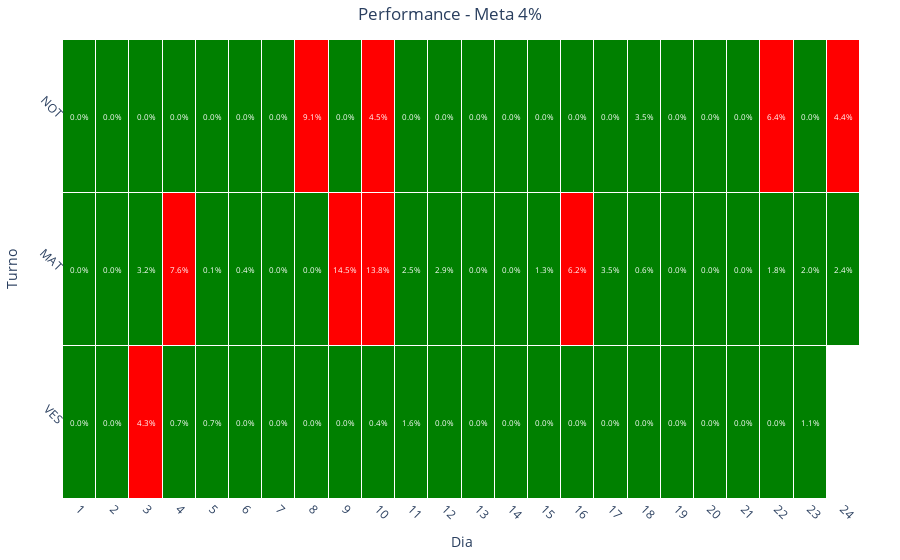

The cell this chart's notebook holds for it:
### Code cell
# cSpell: disable=invalid-name
def graph_heatmap_reparos(dataframe: pd.DataFrame, meta: int):
    # Converter 'data_registro' para datetime e criar uma nova coluna 'data_turno'

    dataframe["data_registro"] = pd.to_datetime(dataframe["data_registro"])

    dataframe["data_turno"] = dataframe["data_registro"].dt.strftime(
        "%Y-%m-%d"
    )

    # Agrupar por 'data_turno' e 'turno' e calcular a média da eficiência

    df_grouped = (
        dataframe.groupby(["data_turno", "turno"])["reparo"]
        .mean()
        .reset_index()
    )

    # Remodelar os dados para o formato de heatmap

    df_pivot = df_grouped.pivot(
        index="turno", columns="data_turno", values="reparo"
    )

    # Reordenar o índice do DataFrame
    df_pivot = df_pivot.reindex(["VES", "MAT", "NOT"])

    # Criar escala de cores personalizada
    colors = [[0, "green"], [0.04, "green"], [0.04, "red"], [1, "red"]]

    # Extrair apenas o dia da data
    df_pivot.columns = pd.to_datetime(df_pivot.columns).day

    # Criar o gráfico de calor
    fig = go.Figure(
        data=go.Heatmap(
            z=df_pivot.values,
            x=df_pivot.columns,
            y=df_pivot.index,
            colorscale=colors,
            zmin=0,
            zmax=1,  # Escala de valores de 0 a 1
            hoverongaps=False,
            hovertemplate="Turno: %{y}<br>Dia: %{x}<br>Valor: %{z:.1%}",
            showscale=False,  # Não mostrar a escala de cores
            xgap=1,  # Espaçamento entre os dias
            ygap=1,  # Espaçamento entre os turnos
        )
    )

    # Adicionar anotações com a média da eficiência
    # pylint: disable=consider-using-enumerate
    for i in range(len(df_pivot.index)):
        for j in range(len(df_pivot.columns)):
            fig.add_annotation(
                x=df_pivot.columns[j],
                y=df_pivot.index[i],
                text=f"{df_pivot.values[i, j]:.1%}",
                showarrow=False,
                font=dict(color="white", size=8),
            )

    # Definir o título do gráfico
    fig.update_layout(
        title=f"Performance - Meta {meta}%",
        xaxis_title="Dia",
        yaxis_title="Turno",
        title_x=0.5,  # Centralizar o título
        xaxis_nticks=31,  # Definir o número de dias
        xaxis=dict(
            tickmode="linear",
            tickvals=list(range(1, 32)),  # Definir os dias
            ticktext=list(range(1, 32)),  # Definir os dias
            tickangle=45,  # Rotacionar os dias
        ),
        yaxis=dict(
            tickmode="linear",
            tickangle=45,
        ),
        plot_bgcolor="white",
        margin=dict(t=40, b=40, l=40, r=40),
    )

    fig.show()


reparos_map = graph_heatmap_reparos(df_reparos, 4)

### Figure 1 — Plotly figure (JSON) as saved in the notebook; plotly's stock layout.template omitted (floating-point values rounded to 4 significant figures)
{"data": [{"colorscale": [[0, "green"], [0.04, "green"], [0.04, "red"], [1, "red"]], "hoverongaps": false, "hovertemplate": "Turno: %{y}<br>Dia: %{x}<br>Valor: %{z:.1%}", "showscale": false, "type": "heatmap", "x": [1, 2, 3, 4, 5, 6, 7, 8, 9, 10, 11, 12, 13, 14, 15, 16, 17, 18, 19, 20, 21, 22, 23, 24], "xgap": 1, "y": ["VES", "MAT", "NOT"], "ygap": 1, "z": [[0, 0, 0.04286, 0.006548, 0.00744, 0, 0, 0, 0, 0.003869, 0.01637, 0, 0, 0, 0, 0, 0, 0, 0, 0, 0, 0, 0.0109, null], [0, 0, 0.03244, 0.07636, 0.001488, 0.003571, 0, 0, 0.1452, 0.1384, 0.025, 0.02857, 0, 0, 0.01339, 0.06161, 0.03452, 0.00625, 0, 0, 0, 0.01827, 0.02019, 0.02431], [0, 0, 0, 0, 0, 0, 0, 0.09077, 0, 0.04478, 0, 0, 0, 0, 0, 0, 0, 0.03542, 0, 0, 0, 0.0641, 0, 0.04359]], "zmax": 1, "zmin": 0}], "layout": {"annotations": [{"font": {"color": "white", "size": 8}, "showarrow": false, "text": "0.0%", "x": 1, "y": "VES"}, {"font": {"color": "white", "size": 8}, "showarrow": false, "text": "0.0%", "x": 2, "y": "VES"}, {"font": {"color": "white", "size": 8}, "showarrow": false, "text": "4.3%", "x": 3, "y": "VES"}, {"font": {"color": "white", "size": 8}, "showarrow": false, "text": "0.7%", "x": 4, "y": "VES"}, {"font": {"color": "white", "size": 8}, "showarrow": false, "text": "0.7%", "x": 5, "y": "VES"}, {"font": {"color": "white", "size": 8}, "showarrow": false, "text": "0.0%", "x": 6, "y": "VES"}, {"font": {"color": "white", "size": 8}, "showarrow": false, "text": "0.0%", "x": 7, "y": "VES"}, {"font": {"color": "white", "size": 8}, "showarrow": false, "text": "0.0%", "x": 8, "y": "VES"}, {"font": {"color": "white", "size": 8}, "showarrow": false, "text": "0.0%", "x": 9, "y": "VES"}, {"font": {"color": "white", "size": 8}, "showarrow": false, "text": "0.4%", "x": 10, "y": "VES"}, {"font": {"color": "white", "size": 8}, "showarrow": false, "text": "1.6%", "x": 11, "y": "VES"}, {"font": {"color": "white", "size": 8}, "showarrow": false, "text": "0.0%", "x": 12, "y": "VES"}, {"font": {"color": "white", "size": 8}, "showarrow": false, "text": "0.0%", "x": 13, "y": "VES"}, {"font": {"color": "white", "size": 8}, "showarrow": false, "text": "0.0%", "x": 14, "y": "VES"}, {"font": {"color": "white", "size": 8}, "showarrow": false, "text": "0.0%", "x": 15, "y": "VES"}, {"font": {"color": "white", "size": 8}, "showarrow": false, "text": "0.0%", "x": 16, "y": "VES"}, {"font": {"color": "white", "size": 8}, "showarrow": false, "text": "0.0%", "x": 17, "y": "VES"}, {"font": {"color": "white", "size": 8}, "showarrow": false, "text": "0.0%", "x": 18, "y": "VES"}, {"font": {"color": "white", "size": 8}, "showarrow": false, "text": "0.0%", "x": 19, "y": "VES"}, {"font": {"color": "white", "size": 8}, "showarrow": false, "text": "0.0%", "x": 20, "y": "VES"}, {"font": {"color": "white", "size": 8}, "showarrow": false, "text": "0.0%", "x": 21, "y": "VES"}, {"font": {"color": "white", "size": 8}, "showarrow": false, "text": "0.0%", "x": 22, "y": "VES"}, {"font": {"color": "white", "size": 8}, "showarrow": false, "text": "1.1%", "x": 23, "y": "VES"}, {"font": {"color": "white", "size": 8}, "showarrow": false, "text": "nan%", "x": 24, "y": "VES"}, {"font": {"color": "white", "size": 8}, "showarrow": false, "text": "0.0%", "x": 1, "y": "MAT"}, {"font": {"color": "white", "size": 8}, "showarrow": false, "text": "0.0%", "x": 2, "y": "MAT"}, {"font": {"color": "white", "size": 8}, "showarrow": false, "text": "3.2%", "x": 3, "y": "MAT"}, {"font": {"color": "white", "size": 8}, "showarrow": false, "text": "7.6%", "x": 4, "y": "MAT"}, {"font": {"color": "white", "size": 8}, "showarrow": false, "text": "0.1%", "x": 5, "y": "MAT"}, {"font": {"color": "white", "size": 8}, "showarrow": false, "text": "0.4%", "x": 6, "y": "MAT"}, {"font": {"color": "white", "size": 8}, "showarrow": false, "text": "0.0%", "x": 7, "y": "MAT"}, {"font": {"color": "white", "size": 8}, "showarrow": false, "text": "0.0%", "x": 8, "y": "MAT"}, {"font": {"color": "white", "size": 8}, "showarrow": false, "text": "14.5%", "x": 9, "y": "MAT"}, {"font": {"color": "white", "size": 8}, "showarrow": false, "text": "13.8%", "x": 10, "y": "MAT"}, {"font": {"color": "white", "size": 8}, "showarrow": false, "text": "2.5%", "x": 11, "y": "MAT"}, {"font": {"color": "white", "size": 8}, "showarrow": false, "text": "2.9%", "x": 12, "y": "MAT"}, {"font": {"color": "white", "size": 8}, "showarrow": false, "text": "0.0%", "x": 13, "y": "MAT"}, {"font": {"color": "white", "size": 8}, "showarrow": false, "text": "0.0%", "x": 14, "y": "MAT"}, {"font": {"color": "white", "size": 8}, "showarrow": false, "text": "1.3%", "x": 15, "y": "MAT"}, {"font": {"color": "white", "size": 8}, "showarrow": false, "text": "6.2%", "x": 16, "y": "MAT"}, {"font": {"color": "white", "size": 8}, "showarrow": false, "text": "3.5%", "x": 17, "y": "MAT"}, {"font": {"color": "white", "size": 8}, "showarrow": false, "text": "0.6%", "x": 18, "y": "MAT"}, {"font": {"color": "white", "size": 8}, "showarrow": false, "text": "0.0%", "x": 19, "y": "MAT"}, {"font": {"color": "white", "size": 8}, "showarrow": false, "text": "0.0%", "x": 20, "y": "MAT"}, {"font": {"color": "white", "size": 8}, "showarrow": false, "text": "0.0%", "x": 21, "y": "MAT"}, {"font": {"color": "white", "size": 8}, "showarrow": false, "text": "1.8%", "x": 22, "y": "MAT"}, {"font": {"color": "white", "size": 8}, "showarrow": false, "text": "2.0%", "x": 23, "y": "MAT"}, {"font": {"color": "white", "size": 8}, "showarrow": false, "text": "2.4%", "x": 24, "y": "MAT"}, {"font": {"color": "white", "size": 8}, "showarrow": false, "text": "0.0%", "x": 1, "y": "NOT"}, {"font": {"color": "white", "size": 8}, "showarrow": false, "text": "0.0%", "x": 2, "y": "NOT"}, {"font": {"color": "white", "size": 8}, "showarrow": false, "text": "0.0%", "x": 3, "y": "NOT"}, {"font": {"color": "white", "size": 8}, "showarrow": false, "text": "0.0%", "x": 4, "y": "NOT"}, {"font": {"color": "white", "size": 8}, "showarrow": false, "text": "0.0%", "x": 5, "y": "NOT"}, {"font": {"color": "white", "size": 8}, "showarrow": false, "text": "0.0%", "x": 6, "y": "NOT"}, {"font": {"color": "white", "size": 8}, "showarrow": false, "text": "0.0%", "x": 7, "y": "NOT"}, {"font": {"color": "white", "size": 8}, "showarrow": false, "text": "9.1%", "x": 8, "y": "NOT"}, {"font": {"color": "white", "size": 8}, "showarrow": false, "text": "0.0%", "x": 9, "y": "NOT"}, {"font": {"color": "white", "size": 8}, "showarrow": false, "text": "4.5%", "x": 10, "y": "NOT"}, {"font": {"color": "white", "size": 8}, "showarrow": false, "text": "0.0%", "x": 11, "y": "NOT"}, {"font": {"color": "white", "size": 8}, "showarrow": false, "text": "0.0%", "x": 12, "y": "NOT"}, {"font": {"color": "white", "size": 8}, "showarrow": false, "text": "0.0%", "x": 13, "y": "NOT"}, {"font": {"color": "white", "size": 8}, "showarrow": false, "text": "0.0%", "x": 14, "y": "NOT"}, {"font": {"color": "white", "size": 8}, "showarrow": false, "text": "0.0%", "x": 15, "y": "NOT"}, {"font": {"color": "white", "size": 8}, "showarrow": false, "text": "0.0%", "x": 16, "y": "NOT"}, {"font": {"color": "white", "size": 8}, "showarrow": false, "text": "0.0%", "x": 17, "y": "NOT"}, {"font": {"color": "white", "size": 8}, "showarrow": false, "text": "3.5%", "x": 18, "y": "NOT"}, {"font": {"color": "white", "size": 8}, "showarrow": false, "text": "0.0%", "x": 19, "y": "NOT"}, {"font": {"color": "white", "size": 8}, "showarrow": false, "text": "0.0%", "x": 20, "y": "NOT"}, {"font": {"color": "white", "size": 8}, "showarrow": false, "text": "0.0%", "x": 21, "y": "NOT"}, {"font": {"color": "white", "size": 8}, "showarrow": false, "text": "6.4%", "x": 22, "y": "NOT"}, {"font": {"color": "white", "size": 8}, "showarrow": false, "text": "0.0%", "x": 23, "y": "NOT"}, {"font": {"color": "white", "size": 8}, "showarrow": false, "text": "4.4%", "x": 24, "y": "NOT"}], "margin": {"b": 40, "l": 40, "r": 40, "t": 40}, "plot_bgcolor": "white", "title": {"text": "Performance - Meta 4%", "x": 0.5}, "xaxis": {"nticks": 31, "tickangle": 45, "tickmode": "linear", "ticktext": [1, 2, 3, 4, 5, 6, 7, 8, 9, 10, 11, 12, 13, 14, 15, 16, 17, 18, 19, 20, 21, 22, 23, 24, 25, 26, 27, 28, 29, 30, 31], "tickvals": [1, 2, 3, 4, 5, 6, 7, 8, 9, 10, 11, 12, 13, 14, 15, 16, 17, 18, 19, 20, 21, 22, 23, 24, 25, 26, 27, 28, 29, 30, 31], "title": {"text": "Dia"}}, "yaxis": {"tickangle": 45, "tickmode": "linear", "title": {"text": "Turno"}}}}
